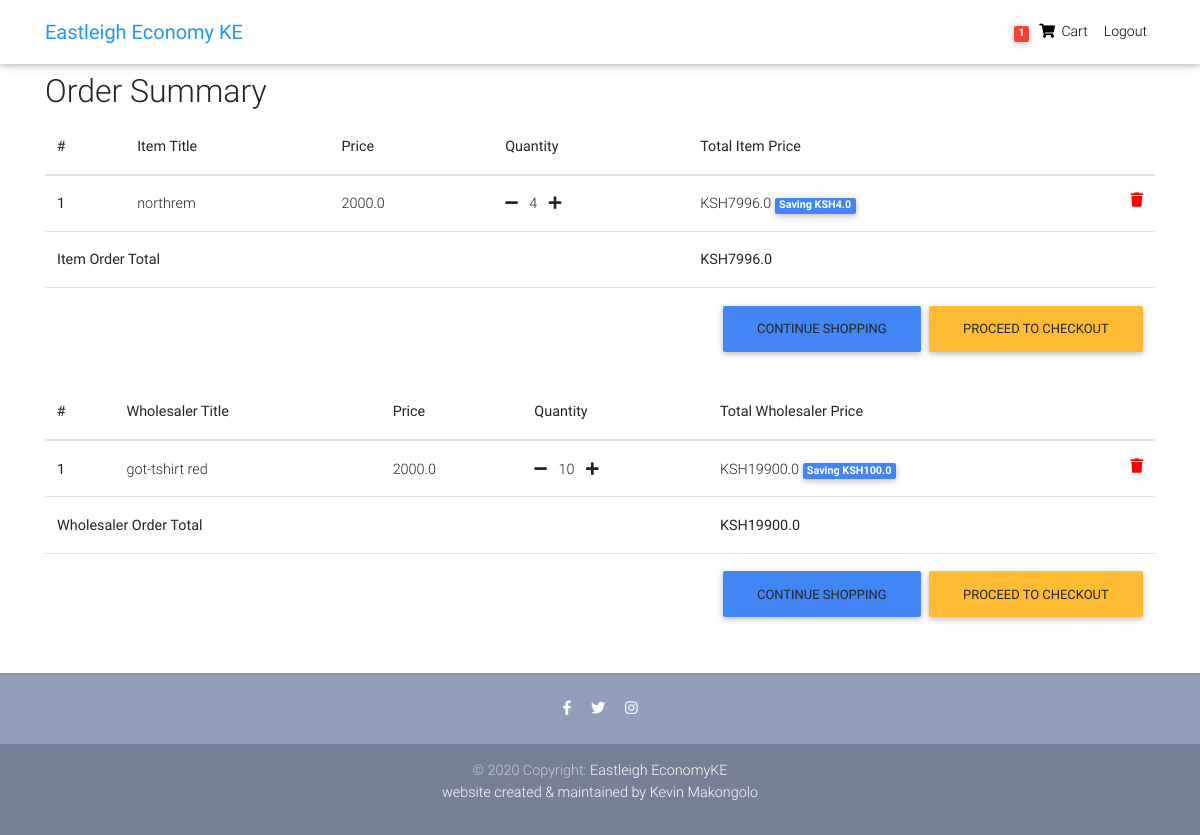
Page /order-summary/ (signed in) on the committed database.
### core/models.py (models this page shows, shortened)
class Order(models.Model):
    user = models.ForeignKey(settings.AUTH_USER_MODEL,
                             on_delete=models.CASCADE)
    ref_code = models.CharField(max_length=20, blank=True, null=True)
    items = models.ManyToManyField(OrderItem, blank=True)
    item_size = models.ForeignKey(
          'Item',  related_name='size', on_delete=models.SET_NULL, blank=True, null=True)
    wholesalers = models.ManyToManyField(OrderWholesaler, blank=True)
    wholesaler_size = models.ForeignKey(
       'Wholesaler',  related_name='size', on_delete=models.SET_NULL, blank=True, null=True)
    start_date = models.DateTimeField(auto_now_add=True)
    ordered_date = models.DateTimeField()
    ordered = models.BooleanField(default=False)
    shipping_address = models.ForeignKey(
        'Address', related_name='shipping_address', on_delete=models.SET_NULL, blank=True, null=True)
    billing_address = models.ForeignKey(
        'Address', related_name='billing_address', on_delete=models.SET_NULL, blank=True, null=True)
    payment = models.ForeignKey(
        'Payment', on_delete=models.SET_NULL, blank=True, null=True)
    coupon = models.ForeignKey(
        'Coupon', on_delete=models.SET_NULL, blank=True, null=True)
    being_delivered = models.BooleanField(default=False)
    received = models.BooleanField(default=False)
    refund_requested = models.BooleanField(default=False)
    refund_granted = models.BooleanField(default=False)
    category = models.CharField(choices=CATEGORY_CHOICES, max_length=3, default=False)
    '''
    1. Item added to cart
    2. Adding a billing address
    (Failed checkout)
    3. Payment
    (Preprocessing, processing, packaging etc.)
    4. Being delivered
    5. Received
    6. Refunds
    '''
    def get_total(self):
        total = 0
        for order_item in self.items.all():
            total += order_item.get_final_price()
        if self.coupon:
            total -= self.coupon.amount
        return total
    def get_wholesaler_total(self):
        total = 0
        for order_wholesaler in self.wholesalers.all():
            total += order_wholesaler.get_final_price()
        if self.coupon:
            total -= self.coupon.amount
        return total

class OrderItem(models.Model):
    user = models.ForeignKey(settings.AUTH_USER_MODEL,
                             on_delete=models.CASCADE)
    ordered = models.BooleanField(default=False)
    item = models.ForeignKey(Item, on_delete=models.CASCADE)
    quantity = models.IntegerField(default=1)
    def get_total_item_price(self):
        return self.quantity * self.item.price
    def get_total_discount_item_price(self):
        return self.quantity * self.item.discount_price
    def get_amount_saved(self):
        return self.get_total_item_price() - self.get_total_discount_item_price()
    def get_final_price(self):
        if self.item.discount_price:
            return self.get_total_discount_item_price()
        return self.get_total_item_price()

class Item(models.Model):
    crown = models.ForeignKey(Crown, on_delete=models.CASCADE)
    title = models.CharField(max_length=100)
    price = models.FloatField()
    discount_price = models.FloatField(blank=True, null=True)
    category = models.CharField(choices=CATEGORY_CHOICES, max_length=3)
    label = models.CharField(choices=LABEL_CHOICES, max_length=1)
    slug = models.SlugField()
    description = models.TextField()
    available = models.BooleanField(default=True)
    stock = models.PositiveIntegerField(default=5)
    item_size = models.CharField(choices=SIZE_CHOICES, max_length=2)
    image = models.ImageField(upload_to='items/%Y/%m/%d')
    image_1 = models.ImageField(upload_to='items/%Y/%m/%d/', blank=True)
    image_2 = models.ImageField(upload_to='items/%Y/%m/%d/', blank=True)
    class Meta:
        ordering = ('title', )

class OrderWholesaler(models.Model):
    user = models.ForeignKey(settings.AUTH_USER_MODEL,
                             on_delete=models.CASCADE)
    ordered = models.BooleanField(default=False)
    wholesaler = models.ForeignKey(Wholesaler, on_delete=models.CASCADE)
    quantity = models.IntegerField(default=1)
    def get_total_wholesaler_price(self):
        return self.quantity * self.wholesaler.price
    def get_total_discount_wholesaler_price(self):
        return self.quantity * self.wholesaler.discount_price
    def get_amount_saved(self):
        return self.get_total_wholesaler_price() - self.get_total_discount_wholesaler_price()
    def get_final_price(self):
        if self.wholesaler.discount_price:
            return self.get_total_discount_wholesaler_price()
        return self.get_total_wholesaler_price()

class Wholesaler(models.Model):
    crown = models.ForeignKey(Crown,
        related_name = 'crown', on_delete=models.CASCADE)
    title = models.CharField(max_length=100, blank=True, db_index=True)
    price = models.FloatField()
    min_quantity = models.IntegerField(default=5)
    discount_price = models.FloatField(blank=True, null=True)
    category = models.CharField(choices=CATEGORY_CHOICES, max_length=3)
    label = models.CharField(choices=LABEL_CHOICES, max_length=1)
    slug = models.SlugField(max_length=100, db_index=True, blank=True )
    description = models.TextField()
    available = models.BooleanField(default=True)
    stock = models.PositiveIntegerField(default=5)
    wholesaler_size = models.CharField(choices=SIZE_CHOICES, max_length=2)
    image = models.ImageField(upload_to='items/%Y/%m/%d')
    image_1 = models.ImageField(upload_to='items/%Y/%m/%d/', blank=True)
    class Meta:
        ordering = ('title', )
        index_together = (('id', 'slug'),)

### core/views.py (the view)
# urls.py: path('order-summary/', OrderSummaryView.as_view(), name='order-summary'),
class OrderSummaryView(LoginRequiredMixin, View):
    def get(self, *args, **kwargs):
        try:
            order = Order.objects.get(user=self.request.user, ordered=False)
            context = {
                'object': order
            }
            return render(self.request, 'order_summary.html', context)
        except ObjectDoesNotExist:
            messages.warning(self.request, "You do not have an active order")
            return redirect("/")

### core/templatetags/cart_template_tags.py (called while the page is built)
@register.filter
def cart_item_count(user):
    if user.is_authenticated:
        qs = Order.objects.filter(user=user, ordered=False)
        if qs.exists():
            return qs[0].items.count()
    return 0

### templates/order_summary.html (shortened to what this page needs)
{% extends "base.html" %}
{% block content %}
  <main>
    <div class="container">
    <div class="table-responsive text-nowrap">
    <h2>Order Summary</h2>
    <table class="table">
        <thead>
        <tr>
            <th scope="col">#</th>
            <th scope="col">Item Title</th>
            <th scope="col">Price</th>
            <th scope="col">Quantity</th>
            <th scope="col">Total Item Price</th>
        </tr>
        </thead>
        <tbody>
        {% for order_item in object.items.all %}
        <tr>
            <th scope="row">{{ forloop.counter }}</th>
            <td>{{ order_item.item.title }}</td>
            <td>{{ order_item.item.price }}</td>
            <td>
                <a href="{% url 'core:remove-single-item-from-cart' order_item.item.slug %}">
                  <i class="fas fa-minus mr-2"></i></a>
                {{ order_item.quantity }}
                <a href="{% url 'core:add-to-cart' order_item.item.slug %}">
                  <i class="fas fa-plus ml-2"></i></a>
            </td>
            <td>
            {% if order_item.item.discount_price %}
                KSH{{ order_item.get_total_discount_item_price }}
                <span class="badge badge-primary">Saving KSH{{ order_item.get_amount_saved }}</span>
            {% else %}
                KSH{{ order_item.get_total_item_price }}
            {% endif %}
            <a style='color: red;' href="{% url 'core:remove-from-cart' order_item.item.slug %}">
                <i class="fas fa-trash float-right"></i>
            </a>
            </td>
        </tr>
        {% endfor %}
        {% if object.get_total %}
        <tr>
            <td colspan="4"><b>Item Order Total</b></td>
            <td><b>KSH{{ object.get_total }}</b></td>
        </tr>
        <tr>
            <td colspan="5">
            <a class='btn btn-warning float-right ml-2' href='/checkout/'>Proceed to checkout</a>
            <a class='btn btn-primary float-right' href='/'>Continue shopping</a>
            </td>
        </tr>
        {% endif %}
    </table>
    <table class="table">
      <thead>
      <tr>
          <th scope="col">#</th>
          <th scope="col">Wholesaler Title</th>
          <th scope="col">Price</th>
          <th scope="col">Quantity</th>
          <th scope="col">Total Wholesaler Price</th>
      </tr>
      </thead>
      <tbody>
        {% for order_wholesaler in object.wholesalers.all %}
<tr>
    <th scope="row">{{ forloop.counter }}</th>
    <td>{{ order_wholesaler.wholesaler.title }}</td>
    <td>{{ order_wholesaler.wholesaler.price }}</td>
    <td>
        <a href="{% url 'core:remove-single-wholesaler-from-cart' order_wholesaler.wholesaler.slug %}">
          <i class="fas fa-minus mr-2"></i></a>
        {{ order_wholesaler.quantity }}
        <a href="{% url 'core:add-wholesaler-to-cart' order_wholesaler.wholesaler.slug %}">
          <i class="fas fa-plus ml-2"></i></a>
    </td>
    <td>
    {% if order_wholesaler.wholesaler.discount_price %}
        KSH{{ order_wholesaler.get_total_discount_wholesaler_price }}
        <span class="badge badge-primary">Saving KSH{{ order_wholesaler.get_amount_saved }}</span>
    {% else %}
        KSH{{ order_wholesaler.get_total_wholesaler_price }}
    {% endif %}
    <a style='color: red;' href="{% url 'core:remove-wholesaler-from-cart' order_wholesaler.wholesaler.slug %}">
        <i class="fas fa-trash float-right"></i>
    </a>
    </td>
</tr>
{% endfor %}
{% if object.get_wholesaler_total %}
<tr>
    <td colspan="4"><b> Wholesaler Order Total</b></td>
    <td><b>KSH{{ object.get_wholesaler_total }}</b></td>
</tr>
<tr>
    <td colspan="5">
    <a class='btn btn-warning float-right ml-2' href='/checkout/'>Proceed to checkout</a>
    <a class='btn btn-primary float-right' href='/'>Continue shopping</a>
    </td>
</tr>
{% endif %}
        </tbody>
    </table>
    </div>
    </div>
  </main>
{% endblock content %}

### templates/base.html (shortened to what this page needs)
{% load static %}
<!DOCTYPE html>
<html lang="en">
<head>
  <link rel="stylesheet" href="https://use.fontawesome.com/releases/v5.8.1/css/all.css">
  <link href="{% static 'css/bootstrap.min.css' %}" rel="stylesheet">
  <link href="{% static 'css/mdb.min.css' %}" rel="stylesheet">
  <link href="{% static 'css/style.min.css' %}" rel="stylesheet">
  </head>
{% include "navbar.html" %}
<body>
    <div class="mt-5 pt-4">
    </div>
    {% block content %}
    {% endblock content %}
    {% include "footer.html" %}
</body>
</html>

### templates/navbar.html (shortened to what this page needs)
{% load cart_template_tags %}
<nav class="navbar fixed-top navbar-expand-lg navbar-light white scrolling-navbar">
    <div class="container">
      <a class="navbar-brand waves-effect" href="/">
        <strong class="blue-text">Eastleigh Economy KE</strong>
      </a>
      <div class="collapse navbar-collapse" id="navbarSupportedContent">
        <ul class="navbar-nav nav-flex-icons">
          {% if request.user.is_authenticated %}
          <li class="nav-item">
            <a href="{% url 'core:order-summary' %}" class="nav-link waves-effect">
              <span class="badge red z-depth-1 mr-1"> {{ request.user|cart_item_count }} </span>
              <i class="fas fa-shopping-cart"></i>
              <span class="clearfix d-none d-sm-inline-block"> Cart </span>
            </a>
          </li>
          <li class="nav-item">
            <a class="nav-link waves-effect" href="{% url 'account_logout' %}">
              <span class="clearfix d-none d-sm-inline-block"> Logout </span>
            </a>
          </li>
          {% endif %}
        </ul>
      </div>
    </div>
  </nav>

### templates/footer.html
<footer class="page-footer text-center font-small mt-4 wow fadeIn">
    <hr class="my-4">
    <div class="pb-4">
      <a href="https://www.facebook.com/eastleigheconomyKE/" target="_blank">
        <i class="fab fa-facebook-f mr-3"></i>
      </a>
      <a href="https://twitter.com/KeEconomy" target="_blank">
        <i class="fab fa-twitter mr-3"></i>
      </a>
      <a href="https://www.instagram.com/eastleigheconomyke/">
               <i class="fab fa-instagram"></i>
             </a>
    </div>
    <div class="footer-copyright py-3">
      © 2020 Copyright:
      <a href="#" target="_blank"> Eastleigh EconomyKE </a>
      <p><a href="https://kevinmakongolo.co.ke" style="color: #ffffff" >website created & maintained by Kevin Makongolo</a></p>
    </div>
  </footer>

### templates/scripts.html (shortened to what this page needs)
{% load static %}

### templates/base.html (style rules this page uses)
html, body, header, .carousel { height: 60vh; }

### rows in the picture
OrderItem: item "northrem", item.price "2000.0", quantity "4", get_total_discount_item_price "7996.0", get_amount_saved "4.0"
Order: get_total "7996.0", get_wholesaler_total "19900.0"
OrderWholesaler: wholesaler "got-tshirt red", wholesaler.price "2000.0", quantity "10", get_total_discount_wholesaler_price "19900.0", get_amount_saved "100.0"

### other values in the picture
{{ request.user|cart_item_count }} "1"
